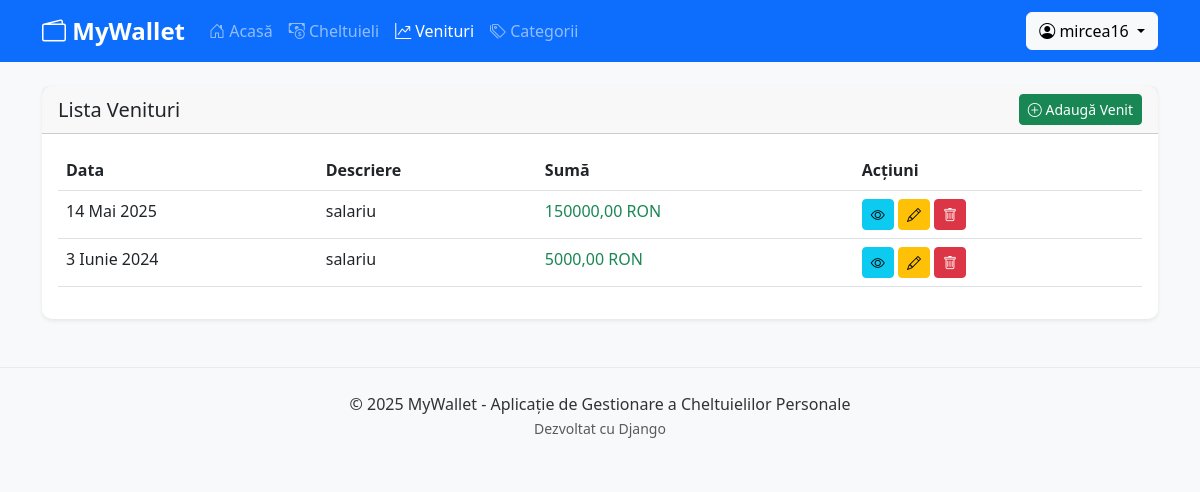
The app's page /incomes/ (signed in) with its own data.
### app_expenses/models.py (models this page shows, shortened)
class Income(models.Model):
    user = models.ForeignKey(User, on_delete=models.CASCADE)
    amount = models.DecimalField(max_digits=10, decimal_places=2)
    date = models.DateField()
    description = models.TextField(blank=True)
    created_at = models.DateTimeField(auto_now_add=True)
    updated_at = models.DateTimeField(auto_now=True)

### app_expenses/views.py (the view)
# urls.py: path('incomes/', views.IncomeListView.as_view(), name='income-list'),
class IncomeListView(LoginRequiredMixin, ListView):
    model = Income
    template_name = 'income/income_list.html'
    context_object_name = 'incomes'
    def get_queryset(self):
        return Income.objects.filter(user=self.request.user).order_by('-date')

### templates/income/income_list.html
{% extends 'base.html' %}
{% load static %}
{% block content %}
<div class="row mb-4">
    <div class="col-md-12">
        <div class="card shadow-sm">
            <div class="card-header d-flex justify-content-between align-items-center">
                <h5 class="mb-0">Lista Venituri</h5>
                <a href="{% url 'income-create' %}" class="btn btn-sm btn-success">
                    <i class="bi bi-plus-circle"></i> Adaugă Venit
                </a>
            </div>
            <div class="card-body">
                {% if incomes %}
                    <div class="table-responsive">
                        <table class="table table-hover">
                            <thead>
                                <tr>
                                    <th>Data</th>
                                    <th>Descriere</th>
                                    <th>Sumă</th>
                                    <th>Acțiuni</th>
                                </tr>
                            </thead>
                            <tbody>
                                {% for income in incomes %}
                                <tr>
                                    <td>{{ income.date }}</td>
                                    <td>{{ income.description|truncatechars:50|default:"-" }}</td>
                                    <td class="text-success">{{ income.amount|floatformat:2 }} RON</td>
                                    <td>
                                        <a href="{% url 'income-detail' income.id %}" class="btn btn-sm btn-info">
                                            <i class="bi bi-eye"></i>
                                        </a>
                                        <a href="{% url 'income-update' income.id %}" class="btn btn-sm btn-warning">
                                            <i class="bi bi-pencil"></i>
                                        </a>
                                        <a href="{% url 'income-delete' income.id %}" class="btn btn-sm btn-danger">
                                            <i class="bi bi-trash"></i>
                                        </a>
                                    </td>
                                </tr>
                                {% endfor %}
                            </tbody>
                        </table>
                    </div>
                {% else %}
                    <div class="alert alert-info">
                        Nu există venituri înregistrate.
                        <a href="{% url 'income-create' %}" class="alert-link">Adaugă primul venit</a>.
                    </div>
                {% endif %}
            </div>
        </div>
    </div>
</div>
{% endblock %}

### templates/base.html (shortened to what this page needs)
{% load static %}
<!DOCTYPE html>
<html lang="ro">
<head>
    <link href="https://cdn.jsdelivr.net/npm/bootstrap@5.3.0-alpha1/dist/css/bootstrap.min.css" rel="stylesheet">
    <link rel="stylesheet" href="https://cdn.jsdelivr.net/npm/bootstrap-icons@1.8.1/font/bootstrap-icons.css">
    <link rel="stylesheet" href="{% static 'css/styles.css' %}">
</head>
<body>
<nav class="navbar navbar-expand-lg navbar-dark bg-primary">
    <div class="container">
        <a class="navbar-brand" href="{% url 'dashboard' %}">
            <i class="bi bi-wallet2"></i> MyWallet
        </a>
        <div class="collapse navbar-collapse" id="navbarNav">
            <ul class="navbar-nav me-auto">
                <li class="nav-item">
                    <a class="nav-link {% if request.path == '/' %}active{% endif %}" href="{% url 'dashboard' %}">
                        <i class="bi bi-house-door"></i> Acasă
                    </a>
                </li>
                <li class="nav-item">
                    <a class="nav-link {% if '/expenses/' in request.path %}active{% endif %}" href="{% url 'expense-list' %}">
                        <i class="bi bi-cash-coin"></i> Cheltuieli
                    </a>
                </li>
                <li class="nav-item">
                    <a class="nav-link {% if '/incomes/' in request.path %}active{% endif %}" href="{% url 'income-list' %}">
                        <i class="bi bi-graph-up-arrow"></i> Venituri
                    </a>
                </li>
                <li class="nav-item">
                    <a class="nav-link {% if '/categories/' in request.path %}active{% endif %}" href="{% url 'category-list' %}">
                        <i class="bi bi-tags"></i> Categorii
                    </a>
                </li>
            </ul>
            {% if user.is_authenticated %}
            <div class="dropdown">
                <button class="btn btn-light dropdown-toggle" type="button" id="userDropdown" data-bs-toggle="dropdown">
                    <i class="bi bi-person-circle"></i> {{ user.username }}
                </button>
            </div>
            {% else %}
                <a class="btn btn-outline-light ms-2" href="{% url 'login' %}">
                    <i class="bi bi-box-arrow-in-right"></i> Autentificare
                </a>
                <a class="btn btn-light ms-2" href="{% url 'register' %}"><i class="bi bi-person-plus"></i> Înregistrare</a>
            {% endif %}
        </div>
    </div>
</nav>
<div class="container mt-4">
    {% block content %}{% endblock %}
</div>
<footer class="bg-light py-4 mt-5">
    <div class="container text-center">
        <p class="mb-0">© 2025 MyWallet - Aplicație de Gestionare a Cheltuielilor Personale</p>
        <small class="text-muted">Dezvoltat cu Django</small>
    </div>
</footer>
</body>
</html>

### static/css/styles.css (style rules this page uses)
body { font-family: 'Segoe UI', Tahoma, Geneva, Verdana, sans-serif; background-color: #f8f9fa; color: #333; }
.navbar-brand { font-weight: bold; font-size: 1.5rem; }
.card { border-radius: 10px; border: none; transition: transform 0.3s, box-shadow 0.3s; }
.shadow-sm { box-shadow: 0 .125rem .25rem rgba(0, 0, 0, .075); }
footer { border-top: 1px solid #e9ecef; }

### records on screen
Income: date "14 Mai 2025", description "salariu", amount "150000,00"
Income: date "3 Iunie 2024", description "salariu", amount "5000,00"

### other values on screen
{{ user.username }} "mircea16"
